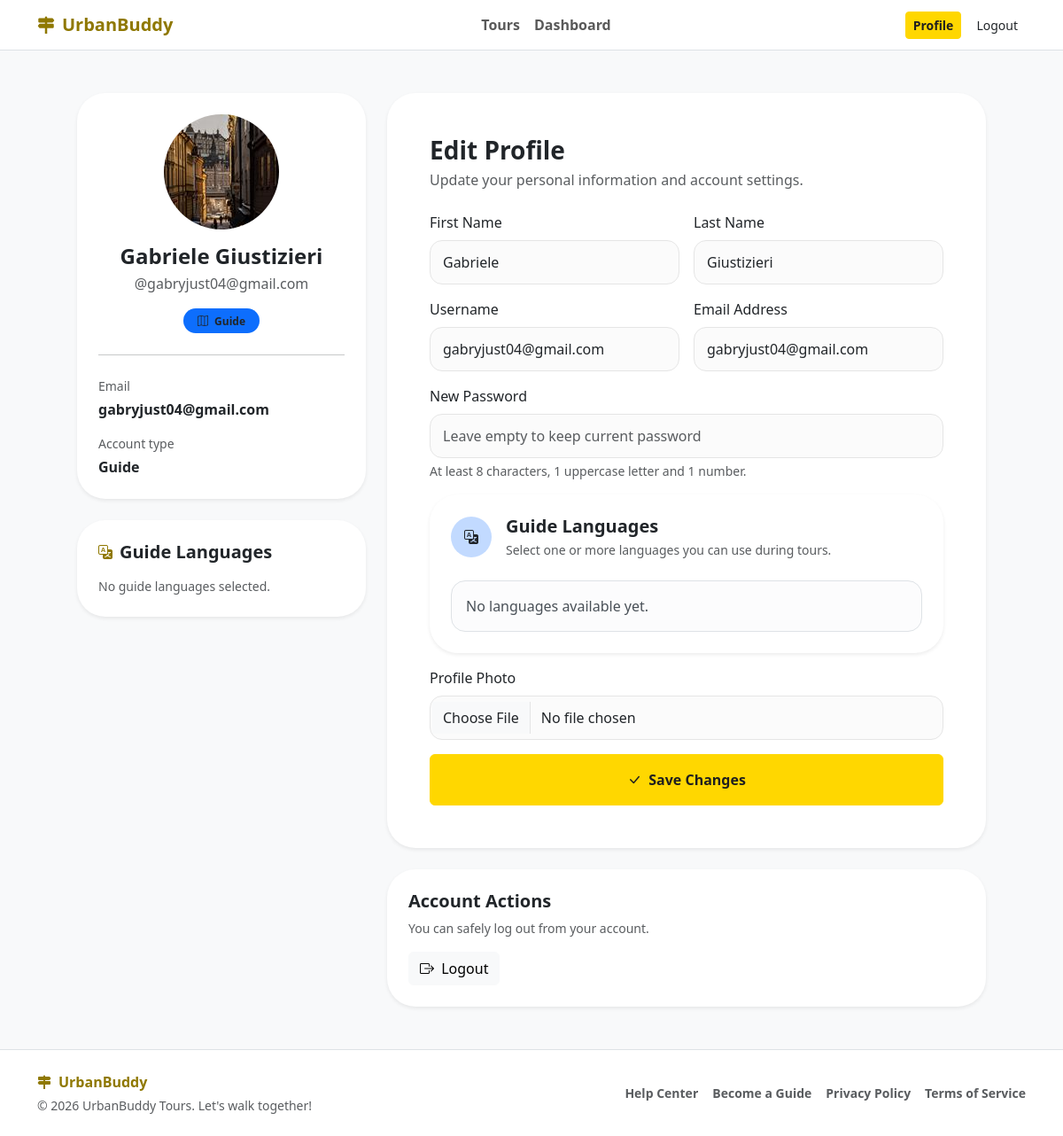
The page /profile (signed in) on the database as committed earlier.
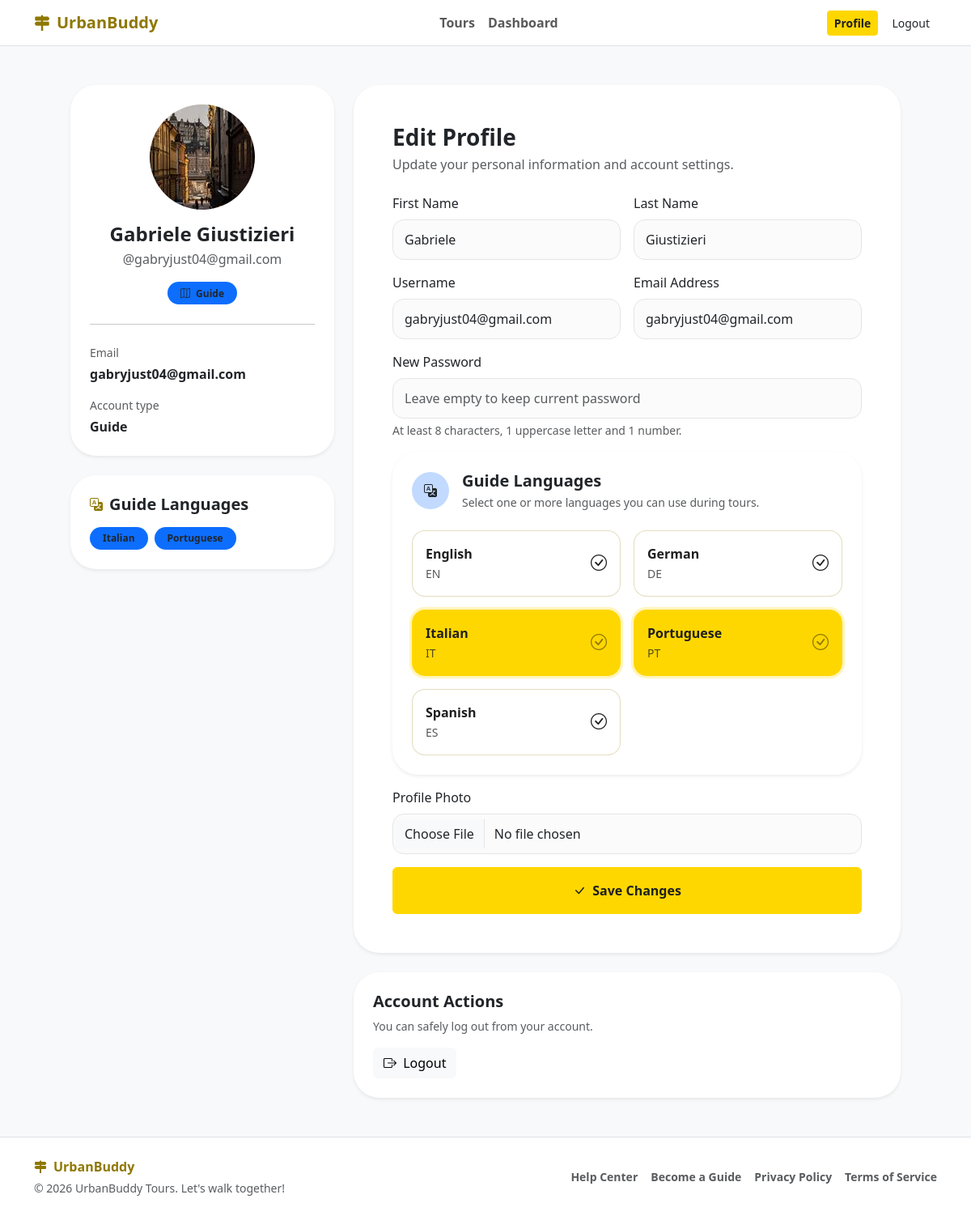
The same page on the database as committed later.
### tables this page shows
CREATE TABLE "users" (
	"id"	TEXT,
	"email"	TEXT NOT NULL UNIQUE,
	"password_hash"	TEXT NOT NULL,
	"first_name"	TEXT NOT NULL,
	"last_name"	TEXT NOT NULL,
	"username"	TEXT NOT NULL,
	"role"	BLOB NOT NULL CHECK("role" IN ('guide', 'participant', 'admin')),
	"created_at"	TEXT DEFAULT CURRENT_TIMESTAMP,
	"updated_at"	TEXT DEFAULT CURRENT_TIMESTAMP,
	"profile_photo"	TEXT,
	PRIMARY KEY("id")
);

CREATE TABLE "languages" (
	"id"	INTEGER,
	"name"	TEXT NOT NULL UNIQUE,
	"created_at"	TEXT DEFAULT CURRENT_TIMESTAMP,
	"label"	TEXT NOT NULL,
	PRIMARY KEY("id" AUTOINCREMENT)
);

### app/auth/routes.py (the view, shortened to what this page needs)
@auth_bp.route("/profile", methods=["GET", "POST"])
@login_required
def profile():
    languages = LanguagesDAO.list_all_languages()
    if request.method == "GET":
        selected_language_ids = []
        if current_user.role == "guide":
            selected_language_ids = current_user.guide_language_ids
        return render_template(
            "profile.html",
            user=current_user,
            languages=languages,
            selected_language_ids=selected_language_ids
        )

### app/templates/profile.html (shortened to what this page needs)
{% extends "base.html" %}
{% block content %}
<section class="py-5">
    <div class="container" style="max-width: 1050px;">
        <div class="row g-4">
            <div class="col-lg-4">
                <div class="card border-0 shadow-sm rounded-5">
                    <div class="card-body p-4 text-center">
                        <img
                            src="{{ url_for('static', filename='uploads/pics/' ~ user.profile_photo) }}"
                            alt="{{ user.username }}"
                            class="rounded-circle object-fit-cover mb-3"
                            style="width: 130px; height: 130px;"
                        >
                        <h1 class="h4 fw-black mb-1">
                            {{ user.first_name }} {{ user.last_name }}
                        </h1>
                        <p class="text-muted mb-3">
                            @{{ user.username }}
                        </p>
                        {% if user.role == "guide" %}
                            <span class="badge rounded-pill bg-primary text-dark px-3 py-2">
                                <i class="bi bi-map me-1"></i>
                                Guide
                            </span>
                        {% else %}
                            <span class="badge rounded-pill bg-light text-muted px-3 py-2">
                                <i class="bi bi-person me-1"></i>
                                Participant
                            </span>
                        {% endif %}
                        <hr class="my-4">
                        <div class="text-start">
                            <p class="small text-muted mb-1">Email</p>
                            <p class="fw-bold mb-3">{{ user.email }}</p>
                            <p class="small text-muted mb-1">Account type</p>
                            <p class="fw-bold mb-0 text-capitalize">{{ user.role }}</p>
                        </div>
                    </div>
                </div>
                {% if user.role == "guide" %}
                    <div class="card border-0 shadow-sm rounded-5 mt-4">
                        <div class="card-body p-4">
                            <div class="d-flex align-items-center gap-2 mb-3">
                                <i class="bi bi-translate text-brand"></i>
                                <h2 class="h5 fw-black mb-0">
                                    Guide Languages
                                </h2>
                            </div>
                            {% if selected_language_ids %}
                                <div class="d-flex flex-wrap gap-2">
                                    {% for language in languages %}
                                        {% if language.id in selected_language_ids %}
                                            <span class="badge rounded-pill bg-primary text-dark px-3 py-2">
                                                {{ language.name }}
                                            </span>
                                        {% endif %}
                                    {% endfor %}
                                </div>
                            {% else %}
                                <p class="text-muted small mb-0">
                                    No guide languages selected.
                                </p>
                            {% endif %}
                        </div>
                    </div>
                {% endif %}
            </div>
            <div class="col-lg-8">
                <div class="card border-0 shadow-sm rounded-5">
                    <div class="card-body p-4 p-lg-5">
                        <div class="d-flex align-items-center justify-content-between gap-3 mb-4">
                            <div>
                                <h2 class="h3 fw-black mb-1">
                                    Edit Profile
                                </h2>
                                <p class="text-muted mb-0">
                                    Update your personal information and account settings.
                                </p>
                            </div>
                        </div>
                        <form method="POST" action="{{ url_for('auth.profile') }}" enctype="multipart/form-data">
                            <div class="row g-3">
                                <div class="col-md-6">
                                    <label for="firstNameInput" class="form-label">First Name</label>
                                    <input
                                        type="text"
                                        class="form-control"
                                        id="firstNameInput"
                                        name="first_name"
                                        value="{{ user.first_name }}"
                                        required
                                    >
                                </div>
                                <div class="col-md-6">
                                    <label for="lastNameInput" class="form-label">Last Name</label>
                                    <input
                                        type="text"
                                        class="form-control"
                                        id="lastNameInput"
                                        name="last_name"
                                        value="{{ user.last_name }}"
                                        required
                                    >
                                </div>
                                <div class="col-md-6">
                                    <label for="usernameInput" class="form-label">Username</label>
                                    <input
                                        type="text"
                                        class="form-control"
                                        id="usernameInput"
                                        name="username"
                                        value="{{ user.username }}"
                                        required
                                    >
                                </div>
                                <div class="col-md-6">
                                    <label for="emailInput" class="form-label">Email Address</label>
                                    <input
                                        type="email"
                                        class="form-control"
                                        id="emailInput"
                                        name="email"
                                        value="{{ user.email }}"
                                        required
                                    >
                                </div>
                                <div class="col-12">
                                    <label for="passwordInput" class="form-label">New Password</label>
                                    <input
                                        type="password"
                                        class="form-control"
                                        id="passwordInput"
                                        name="password"
                                        placeholder="Leave empty to keep current password"
                                    >
                                    <div class="form-text">
                                        At least 8 characters, 1 uppercase letter and 1 number.
                                    </div>
                                </div>
                                {% if user.role == "guide" %}
                                    <div class="col-12">
                                        <div class="card border-0 shadow-sm rounded-5">
                                            <div class="card-body p-4">
                                                <div class="d-flex align-items-center gap-3 mb-4">
                                                    <div class="rounded-circle bg-primary bg-opacity-25 d-flex align-items-center justify-content-center"
                                                         style="width: 46px; height: 46px;">
                                                        <i class="bi bi-translate text-dark"></i>
                                                    </div>
                                                    <div>
                                                        <label class="form-label h5 fw-black mb-1">
                                                            Guide Languages
                                                        </label>
                                                        <p class="small text-muted mb-0">
                                                            Select one or more languages you can use during tours.
                                                        </p>
                                                    </div>
                                                </div>
                                                {% if languages %}
                                                    <div class="row g-3">
                                                        {% for language in languages %}
                                                            <div class="col-md-6">
                                                                <label class="btn language-choice w-100 rounded-4 p-3 text-start h-100"
                                                                        for="language-{{ language.id }}">
                                                                    <div class="d-flex align-items-center justify-content-between gap-3">
                                                                        <div>
                                                                            <span class="fw-bold d-block">
                                                                                {{ language.name }}
                                                                            </span>
                                                                            {% if language.label %}
                                                                                <span class="small opacity-75">
                                                                                    {{ language.label }}
                                                                                </span>
                                                                            {% else %}
                                                                                <span class="small opacity-75">
                                                                                    Tour language
                                                                                </span>
                                                                            {% endif %}
                                                                        </div>
                                                                        <i class="bi bi-check-circle fs-5"></i>
                                                                    </div>
                                                                </label>
                                                            </div>
                                                        {% endfor %}
                                                    </div>
                                                {% else %}
                                                    <div class="alert alert-light border rounded-4 mb-0">
                                                        No languages available yet.
                                                    </div>
                                                {% endif %}
                                            </div>
                                        </div>
                                    </div>
                                {% endif %}
                                <div class="col-12">
                                    <label for="profilePhotoInput" class="form-label">Profile Photo</label>
                                    <input
                                        type="file"
                                        class="form-control"
                                        id="profilePhotoInput"
                                        name="profile_photo"
                                        accept="image/png, image/jpeg, image/jpg, image/webp"
                                    >
                                </div>
                                <div class="col-12">
                                    <button type="submit" class="btn btn-primary w-100 py-3">
                                        <i class="bi bi-check-lg me-1"></i>
                                        Save Changes
                                    </button>
                                </div>
                            </div>
                        </form>
                    </div>
                </div>
                <div class="card border-0 shadow-sm rounded-5 mt-4">
                    <div class="card-body p-4">
                        <h2 class="h5 fw-black mb-2">
                            Account Actions
                        </h2>
                        <p class="text-muted small mb-3">
                            You can safely log out from your account.
                        </p>
                        <a href="{{ url_for('auth.logout') }}" class="btn btn-light">
                            <i class="bi bi-box-arrow-right me-1"></i>
                            Logout
                        </a>
                    </div>
                </div>
            </div>
        </div>
    </div>
</section>
{% endblock %}

Rows that differ between the two databases and show on the page:
added languages: name "Italian", label "IT"
added languages: name "Portuguese", label "PT"
added languages: name "English", label "EN", shown under "Edit Profile"
added languages: name "German", label "DE", shown under "Edit Profile"
added languages: name "Spanish", label "ES", shown under "Edit Profile"
Other text that changed with them:
text no longer shown: "No guide languages selected. No languages available yet."
